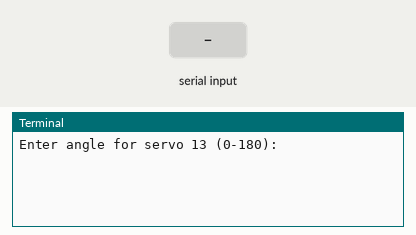
A program run on a simulated Raspberry Pi (BCM pin numbers). Shown: the last lines printed to the terminal. The test bench sets the inputs (shaded band).

Above: at 1.2 s.
1.3 s: "5" typed at the terminal, then Enter
At 2.4 s:
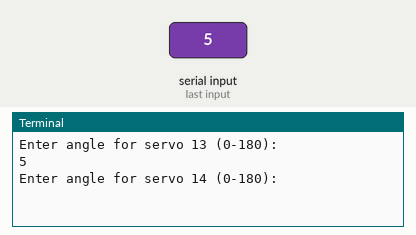
2.8 s: "200" typed at the terminal, then Enter
At 3.5 s:
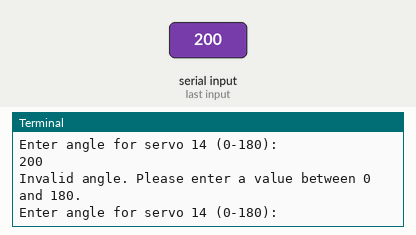

Measured:
- after the input at 1.3 s, the terminal: prints a new line at once (image 1)
- after the input at 2.8 s, the terminal: prints a new line at once (image 2)

The program:

servo_test_rpi.py
```python
import time
import board
import busio
from adafruit_pca9685 import PCA9685
from adafruit_motor import servo

# Initialize I2C and PCA9685
i2c = busio.I2C(board.SCL, board.SDA)
pca = PCA9685(i2c)
pca.frequency = 50  # Set PWM frequency to 50Hz -

# servo objects for channels 13, 14, and 15
servo13 = servo.Servo(pca.channels[13])
servo14 = servo.Servo(pca.channels[14])
servo15 = servo.Servo(pca.channels[15])

# Function to get input
def get_angle_input(servo_num):
    while True:
        try:
            angle = int(input(f"Enter angle for servo {servo_num} (0-180): "))
            if 0 <= angle <= 180:
                return angle
            else:
                print("Invalid angle. Please enter a value between 0 and 180.")
        except ValueError:
            print("Invalid input. Please enter a number.")

# Main control
try:
    while True:  # Continuous loop until Ctrl+C
        # Get angle input for each servo
        angle13 = get_angle_input(13)
        angle14 = get_angle_input(14)
        angle15 = get_angle_input(15)

        # Set servo angles
        servo13.angle = angle13
        servo14.angle = angle14
        servo15.angle = angle15

        print(f"Servos set to: Servo 13 = {angle13}, Servo 14 = {angle14}, Servo 15 = {angle15}")

        # delay for stability
        time.sleep(1)

except KeyboardInterrupt:
    print("Exit.")

finally:
    pca.deinit()
    print("PCA9685 deinitialized.")
```
